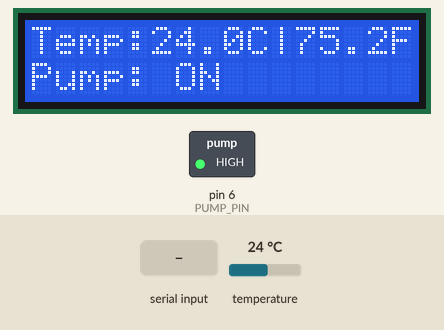
Bench run of a sketch on a simulated Arduino Uno, built with avr-gcc and run on an emulated ATmega328P. Parts: 16×2 character LCD, switched loads named in the sketch (green lamp = pin HIGH). Dashed ring = blinking. The test bench sets the inputs (shaded band); at power-on: temperature 24 °C. EEPROM starts erased; what the sketch prints to the serial monitor is not drawn.

Above: at 3.2 s.
3.3 s: "SET 150\n" received over Serial
At 5.1 s:
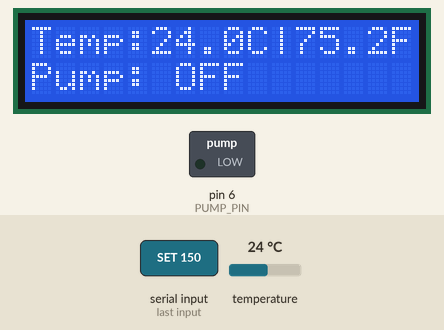
8.0 s: temperature set to 12 °C
At 11.1 s:
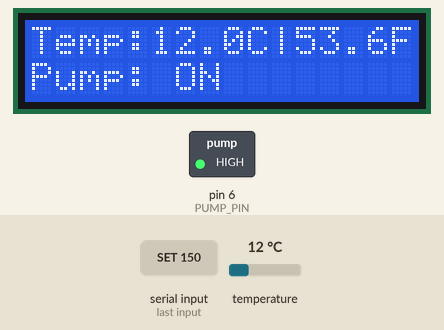
11.9 s: temperature set to 19 °C
At 13.3 s:
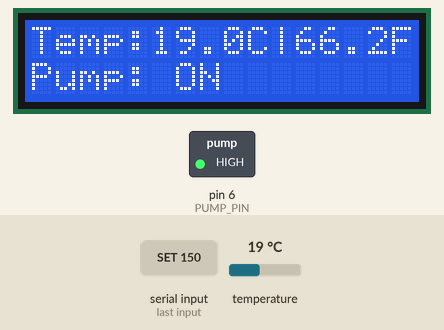
15.7 s: temperature set to 28 °C
At 18.8 s:
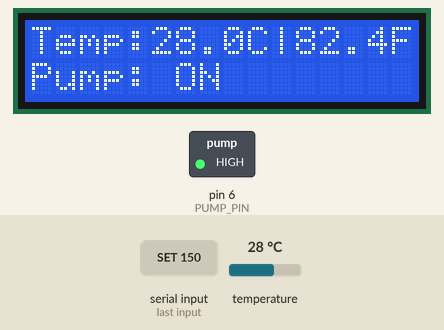
22.1 s: "SET 1\n" received over Serial
At 22.7 s:
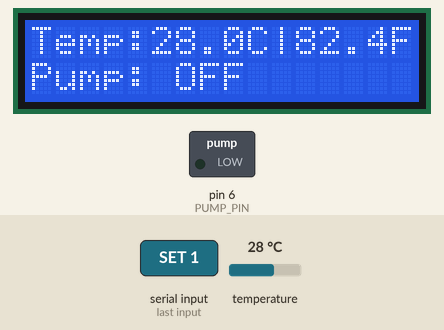
Timing chart, 0 to 24.6 s (numbered marks = the images above; inputs shaded):
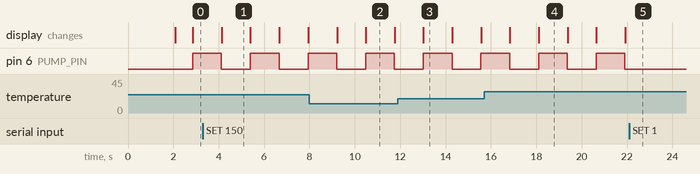

The sketch:

Svarog.ino
```cpp
#include <LiquidCrystal.h>
#include <OneWire.h>
#include <DallasTemperature.h>
#include <EEPROM.h>

// === LCD Setup ===
LiquidCrystal lcd(13, 12, 11, 10, 9, 8);

// === Temperature Sensor Setup ===
#define ONE_WIRE_BUS 7
OneWire oneWire(ONE_WIRE_BUS);
DallasTemperature sensors(&oneWire);

float upperThreshold = 82;
float lowerThreshold = 80;

// === Pump Control Setup ===
#define PUMP_PIN 6

// === State Tracking ===
bool pumpOn = false;
unsigned long lastPumpOn = 0;
unsigned long totalPumpMillis = 0;
unsigned long lastSave = 0;

void loadPumpTime() {
  unsigned long storedTotal;
  EEPROM.get(100, storedTotal);
  if (!isnan(storedTotal)) {
    totalPumpMillis = storedTotal;
  } else {
    totalPumpMillis = 0;
  }
}

void savePumpTime(unsigned long sessionMillis) {
  unsigned long stored;
  EEPROM.get(100, stored);
  if (isnan(stored)) stored = 0;
  unsigned long averaged = (stored + sessionMillis) / 2;
  EEPROM.put(100, averaged);
  totalPumpMillis = averaged;
}

void resetPumpTime() {
  totalPumpMillis = 0;
  EEPROM.put(100, totalPumpMillis);
}

void setup() {
  Serial.begin(9600);
  lcd.begin(16, 2);
  sensors.begin();
  pinMode(PUMP_PIN, OUTPUT);
  digitalWrite(PUMP_PIN, LOW);
  loadPumpTime();

  lcd.print("Svarog Ready");
  delay(2000);
  lcd.clear();
}

void loop() {
  // Handle serial input from the Flask app
  if (Serial.available()) {
    String input = Serial.readStringUntil('\n');
    input.trim();
    if (input.startsWith("SET")) {
      int firstSpace = input.indexOf(' ');
      int secondSpace = input.indexOf(' ', firstSpace + 1);
      float minT = input.substring(firstSpace + 1, secondSpace).toFloat();
      float maxT = input.substring(secondSpace + 1).toFloat();
      lowerThreshold = minT;
      upperThreshold = maxT;
      Serial.println("Thresholds updated.");
    } else if (input == "READ") {
      Serial.println(totalPumpMillis / 60000); // minutes
    } else if (input == "RESET") {
      resetPumpTime();
      Serial.println("Pump time reset.");
    }
  }

  sensors.requestTemperatures();
  float tempC = sensors.getTempCByIndex(0);
  float tempF = (tempC * 9.0 / 5.0) + 32.0;
  //Needed as a fail safe for the temp sensor
  if (tempC == -127.0) {
    lcd.setCursor(0, 0);
    lcd.print("Temp Sensor Err ");
    lcd.setCursor(0, 1);
    lcd.print("Pump: ");
    lcd.print(pumpOn ? "ON " : "OFF");
    delay(1000);
    return; // Skip rest of loop
  }
  if (!pumpOn && tempF < lowerThreshold) {
    pumpOn = true;
    digitalWrite(PUMP_PIN, HIGH);
    lastPumpOn = millis();
  } else if (pumpOn && tempF > upperThreshold) {
    pumpOn = false;
    digitalWrite(PUMP_PIN, LOW);
    unsigned long sessionMillis = millis() - lastPumpOn;
    savePumpTime(sessionMillis);
  }

  if (millis() - lastSave > 300000) {
    savePumpTime(0);
    lastSave = millis();
  }

  lcd.setCursor(0, 0);
  lcd.print("Temp:");
  lcd.print(tempC, 1);
  lcd.print("C|");
  lcd.print(tempF, 1);
  lcd.print("F");

  lcd.setCursor(0, 1);
  lcd.print("Pump: ");
  lcd.print(pumpOn ? "ON " : "OFF");

  delay(500);
}
```

Measured:
- after the input at 3.3 s, pin 6 (PUMP_PIN): alternates HIGH for 1.3 s and LOW for 1.3 s, starting after 0.81 s; the display: changes after 0.83 s (image 1)
- after the input at 8.0 s, the display: first changes after 1.2 s (image 2 shows a later state)
- after the input at 11.9 s, the display: changes after 1.1 s (image 3)
- after the input at 15.7 s, the display: first changes after 1.1 s (image 4 shows a later state)
- after the input at 22.1 s, pin 6 (PUMP_PIN): stays LOW (without the input it goes to HIGH after 1.1 s)
- what the display in image 1 shows lasts 1.3 s, from 4.1 s to 5.4 s
